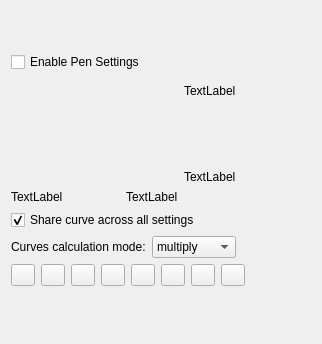
<?xml version="1.0" encoding="UTF-8"?>
<ui version="4.0">
 <class>WdgCurveOption</class>
 <widget class="QWidget" name="WdgCurveOption">
  <property name="geometry">
   <rect>
    <x>0</x>
    <y>0</y>
    <width>318</width>
    <height>344</height>
   </rect>
  </property>
  <layout class="QVBoxLayout" name="verticalLayout_2">
   <item>
    <layout class="QHBoxLayout" name="horizontalLayout">
     <property name="bottomMargin">
      <number>15</number>
     </property>
     <item>
      <widget class="KisDoubleSliderSpinBox" name="strengthSlider" native="true">
       <property name="sizePolicy">
        <sizepolicy hsizetype="Preferred" vsizetype="Fixed">
         <horstretch>0</horstretch>
         <verstretch>0</verstretch>
        </sizepolicy>
       </property>
       <property name="minimumSize">
        <size>
         <width>20</width>
         <height>20</height>
        </size>
       </property>
       <property name="maximumSize">
        <size>
         <width>16777215</width>
         <height>16777215</height>
        </size>
       </property>
      </widget>
     </item>
    </layout>
   </item>
   <item>
    <widget class="QCheckBox" name="checkBoxUseCurve">
     <property name="minimumSize">
      <size>
       <width>190</width>
       <height>0</height>
      </size>
     </property>
     <property name="text">
      <string>Enable Pen Settings</string>
     </property>
    </widget>
   </item>
   <item>
    <widget class="KisMultiSensorsSelector" name="sensorSelector" native="true">
     <property name="sizePolicy">
      <sizepolicy hsizetype="Minimum" vsizetype="Minimum">
       <horstretch>0</horstretch>
       <verstretch>0</verstretch>
      </sizepolicy>
     </property>
     <property name="minimumSize">
      <size>
       <width>300</width>
       <height>0</height>
      </size>
     </property>
     <property name="maximumSize">
      <size>
       <width>160</width>
       <height>16777215</height>
      </size>
     </property>
    </widget>
   </item>
   <item>
    <layout class="QGridLayout" name="gridLayout_2">
     <item row="0" column="3">
      <spacer name="horizontalSpacer_2">
       <property name="orientation">
        <enum>Qt::Horizontal</enum>
       </property>
       <property name="sizeHint" stdset="0">
        <size>
         <width>2</width>
         <height>2</height>
        </size>
       </property>
      </spacer>
     </item>
     <item row="1" column="1">
      <widget class="QCheckBox" name="checkBoxUseSameCurve">
       <property name="text">
        <string>Share curve across all settings</string>
       </property>
       <property name="checked">
        <bool>true</bool>
       </property>
      </widget>
     </item>
     <item row="2" column="1">
      <layout class="QHBoxLayout" name="horizontalLayout_6">
       <item>
        <widget class="QLabel" name="label">
         <property name="toolTip">
          <string>&lt;html&gt;&lt;head/&gt;&lt;body&gt;
&lt;p&gt;Curve calculation mode changes how 2 or more curve works together&lt;br/&gt;&lt;/p&gt;
&lt;p&gt; multiply (default): all values from curves multiplies &lt;/p&gt;&lt;p&gt;(0.8 pressure) * (0.5 speed) = 0.4 &lt;br/&gt;&lt;/p&gt;
&lt;p&gt; addition: all values from curves adds&lt;/p&gt;&lt;p&gt;(0.6 pressure) + (0.3 speed) = 0.9&lt;br/&gt;&lt;/p&gt;
&lt;p&gt; maximum value&lt;/p&gt;&lt;p&gt;(0.7 pressure), (0.3 speed) = 0.7&lt;br/&gt;&lt;/p&gt;
&lt;p&gt; minimum value &lt;/p&gt;&lt;p&gt;(0.7 pressure), (0.3 speed) = 0.3&lt;br/&gt;&lt;/p&gt;
&lt;p&gt; difference between min and max values&lt;/p&gt;&lt;p&gt;(0.8 pressure), (0.3 speed), (0.6 fade) = 0.5&lt;/p&gt;&lt;/body&gt;&lt;/html&gt;</string>
         </property>
         <property name="text">
          <string>Curves calculation mode:</string>
         </property>
        </widget>
       </item>
       <item>
        <widget class="QComboBox" name="curveMode">
         <property name="toolTip">
          <string>&lt;html&gt;&lt;head/&gt;&lt;body&gt;
&lt;p&gt;Curve calculation mode changes how 2 or more curve works together&lt;br/&gt;&lt;/p&gt;
&lt;p&gt; multiply (default): all values from curves multiplies &lt;/p&gt;&lt;p&gt;(0.8 pressure) * (0.5 speed) = 0.4 &lt;br/&gt;&lt;/p&gt;
&lt;p&gt; addition: all values from curves adds&lt;/p&gt;&lt;p&gt;(0.6 pressure) + (0.3 speed) = 0.9&lt;br/&gt;&lt;/p&gt;
&lt;p&gt; maximum value&lt;/p&gt;&lt;p&gt;(0.7 pressure), (0.3 speed) = 0.7&lt;br/&gt;&lt;/p&gt;
&lt;p&gt; minimum value &lt;/p&gt;&lt;p&gt;(0.7 pressure), (0.3 speed) = 0.3&lt;br/&gt;&lt;/p&gt;
&lt;p&gt; difference between min and max values&lt;/p&gt;&lt;p&gt;(0.8 pressure), (0.3 speed), (0.6 fade) = 0.5&lt;/p&gt;&lt;/body&gt;&lt;/html&gt;</string>
         </property>
         <property name="editable">
          <bool>false</bool>
         </property>
         <item>
          <property name="text">
           <string>multiply</string>
          </property>
         </item>
         <item>
          <property name="text">
           <string>addition</string>
          </property>
         </item>
         <item>
          <property name="text">
           <string>maximum</string>
          </property>
         </item>
         <item>
          <property name="text">
           <string>minimum</string>
          </property>
         </item>
         <item>
          <property name="text">
           <string>difference</string>
          </property>
         </item>
        </widget>
       </item>
      </layout>
     </item>
     <item row="0" column="1">
      <layout class="QGridLayout" name="gridLayout">
       <item row="3" column="2">
        <layout class="QVBoxLayout" name="verticalLayout">
         <item>
          <widget class="QLabel" name="label_ymax">
           <property name="sizePolicy">
            <sizepolicy hsizetype="Fixed" vsizetype="Fixed">
             <horstretch>0</horstretch>
             <verstretch>0</verstretch>
            </sizepolicy>
           </property>
           <property name="text">
            <string comment="KDE::DoNotExtract">TextLabel</string>
           </property>
          </widget>
         </item>
         <item>
          <spacer name="verticalSpacer_3">
           <property name="orientation">
            <enum>Qt::Vertical</enum>
           </property>
           <property name="sizeHint" stdset="0">
            <size>
             <width>10</width>
             <height>10</height>
            </size>
           </property>
          </spacer>
         </item>
         <item>
          <widget class="QLabel" name="label_ymin">
           <property name="sizePolicy">
            <sizepolicy hsizetype="Fixed" vsizetype="Fixed">
             <horstretch>0</horstretch>
             <verstretch>0</verstretch>
            </sizepolicy>
           </property>
           <property name="text">
            <string comment="KDE::DoNotExtract">TextLabel</string>
           </property>
          </widget>
         </item>
        </layout>
       </item>
       <item row="4" column="1">
        <layout class="QHBoxLayout" name="horizontalLayout_3">
         <item>
          <widget class="QLabel" name="label_xmin">
           <property name="sizePolicy">
            <sizepolicy hsizetype="Preferred" vsizetype="Fixed">
             <horstretch>0</horstretch>
             <verstretch>0</verstretch>
            </sizepolicy>
           </property>
           <property name="text">
            <string comment="KDE::DoNotExtract">TextLabel</string>
           </property>
          </widget>
         </item>
         <item>
          <spacer name="horizontalSpacer">
           <property name="orientation">
            <enum>Qt::Horizontal</enum>
           </property>
           <property name="sizeHint" stdset="0">
            <size>
             <width>10</width>
             <height>10</height>
            </size>
           </property>
          </spacer>
         </item>
         <item>
          <widget class="QLabel" name="label_xmax">
           <property name="sizePolicy">
            <sizepolicy hsizetype="Preferred" vsizetype="Fixed">
             <horstretch>0</horstretch>
             <verstretch>0</verstretch>
            </sizepolicy>
           </property>
           <property name="text">
            <string comment="KDE::DoNotExtract">TextLabel</string>
           </property>
          </widget>
         </item>
        </layout>
       </item>
       <item row="3" column="1">
        <widget class="KisCurveWidget" name="curveWidget" native="true">
         <property name="sizePolicy">
          <sizepolicy hsizetype="Preferred" vsizetype="Expanding">
           <horstretch>1</horstretch>
           <verstretch>0</verstretch>
          </sizepolicy>
         </property>
         <property name="minimumSize">
          <size>
           <width>100</width>
           <height>100</height>
          </size>
         </property>
        </widget>
       </item>
      </layout>
     </item>
    </layout>
   </item>
   <item>
    <layout class="QHBoxLayout" name="horizontalLayout_2">
     <item>
      <widget class="QPushButton" name="uCurveButton">
       <property name="maximumSize">
        <size>
         <width>24</width>
         <height>24</height>
        </size>
       </property>
       <property name="text">
        <string/>
       </property>
       <property name="iconSize">
        <size>
         <width>16</width>
         <height>16</height>
        </size>
       </property>
      </widget>
     </item>
     <item>
      <widget class="QPushButton" name="reverseSCurveButton">
       <property name="maximumSize">
        <size>
         <width>24</width>
         <height>24</height>
        </size>
       </property>
       <property name="text">
        <string/>
       </property>
       <property name="iconSize">
        <size>
         <width>16</width>
         <height>16</height>
        </size>
       </property>
      </widget>
     </item>
     <item>
      <widget class="QPushButton" name="sCurveButton">
       <property name="maximumSize">
        <size>
         <width>24</width>
         <height>24</height>
        </size>
       </property>
       <property name="text">
        <string/>
       </property>
       <property name="iconSize">
        <size>
         <width>16</width>
         <height>16</height>
        </size>
       </property>
      </widget>
     </item>
     <item>
      <widget class="QPushButton" name="revUCurveButton">
       <property name="maximumSize">
        <size>
         <width>24</width>
         <height>24</height>
        </size>
       </property>
       <property name="text">
        <string/>
       </property>
       <property name="iconSize">
        <size>
         <width>16</width>
         <height>16</height>
        </size>
       </property>
      </widget>
     </item>
     <item>
      <widget class="QPushButton" name="jCurveButton">
       <property name="maximumSize">
        <size>
         <width>24</width>
         <height>24</height>
        </size>
       </property>
       <property name="text">
        <string/>
       </property>
       <property name="iconSize">
        <size>
         <width>16</width>
         <height>16</height>
        </size>
       </property>
      </widget>
     </item>
     <item>
      <widget class="QPushButton" name="linearCurveButton">
       <property name="maximumSize">
        <size>
         <width>24</width>
         <height>24</height>
        </size>
       </property>
       <property name="text">
        <string/>
       </property>
       <property name="iconSize">
        <size>
         <width>16</width>
         <height>16</height>
        </size>
       </property>
      </widget>
     </item>
     <item>
      <widget class="QPushButton" name="revLinearButton">
       <property name="maximumSize">
        <size>
         <width>24</width>
         <height>24</height>
        </size>
       </property>
       <property name="text">
        <string/>
       </property>
       <property name="iconSize">
        <size>
         <width>16</width>
         <height>16</height>
        </size>
       </property>
      </widget>
     </item>
     <item>
      <widget class="QPushButton" name="lCurveButton">
       <property name="maximumSize">
        <size>
         <width>24</width>
         <height>24</height>
        </size>
       </property>
       <property name="text">
        <string/>
       </property>
       <property name="iconSize">
        <size>
         <width>16</width>
         <height>16</height>
        </size>
       </property>
       <property name="shortcut">
        <string>Ctrl+S</string>
       </property>
      </widget>
     </item>
     <item>
      <spacer name="horizontalSpacer_3">
       <property name="orientation">
        <enum>Qt::Horizontal</enum>
       </property>
       <property name="sizeHint" stdset="0">
        <size>
         <width>40</width>
         <height>20</height>
        </size>
       </property>
      </spacer>
     </item>
    </layout>
   </item>
   <item>
    <spacer name="verticalSpacer">
     <property name="orientation">
      <enum>Qt::Vertical</enum>
     </property>
     <property name="sizeHint" stdset="0">
      <size>
       <width>20</width>
       <height>40</height>
      </size>
     </property>
    </spacer>
   </item>
  </layout>
 </widget>
 <customwidgets>
  <customwidget>
   <class>KisDoubleSliderSpinBox</class>
   <extends>QWidget</extends>
   <header>kis_slider_spin_box.h</header>
   <container>1</container>
  </customwidget>
  <customwidget>
   <class>KisMultiSensorsSelector</class>
   <extends>QWidget</extends>
   <header>kis_multi_sensors_selector.h</header>
   <container>1</container>
  </customwidget>
  <customwidget>
   <class>KisCurveWidget</class>
   <extends>QWidget</extends>
   <header location="global">widgets/kis_curve_widget.h</header>
   <container>1</container>
  </customwidget>
 </customwidgets>
 <resources/>
 <connections/>
</ui>
